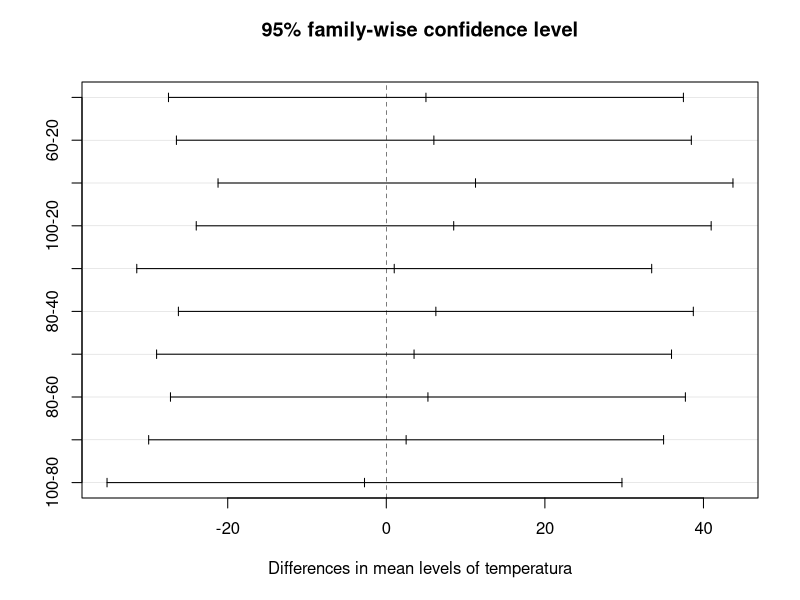
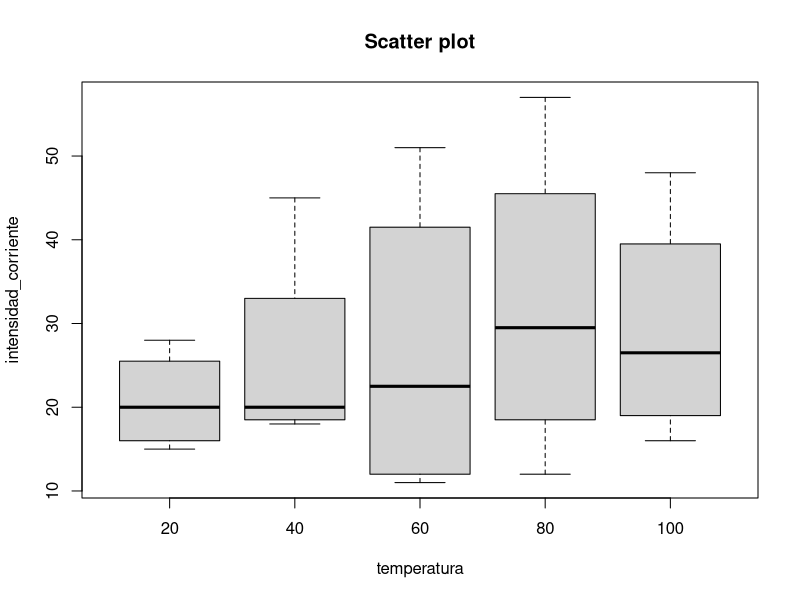

R code for these plots, in order: (Note: this script raises an error after producing the figures.)
# Para estudiar la confiabilidad de ciertos tableros electrónicos para carros, se someten aun 
# envejecimiento acelerado durante 100 horas a determinada temperatura, y como variable de interés 
# se mide la intensidad de corriente que circula entre dos puntos, cuyos valores aumentan con el 
# deterioro. Se probaron 20 módulos repartidos de manera equitativamente en cinco temperaturas y 
# los resultados obtenidos fueron los siguientes:
# 20° 40° 60° 80° 100° 
# 15 17 23 28 45
# 18 21 19 32 51
# 13 11 25 34 57
# 12 16 22 31 48
# Realice el análisis de varianza para estos datos, a fin de estudiar si la temperatura afecta la 
# intensidad de corriente promedio.

intensidad_corriente <- c(15, 17, 23, 28, 45,
                         18, 21, 19, 32, 51,
                         13, 11, 25, 34, 57,
                         12, 16, 22, 31, 48)

temperatura <- rep(c(20, 40, 60, 80, 100), each = 4)

data <- data.frame(temperatura, intensidad_corriente)

data$temperatura <- as.factor(data$temperatura)

modelo_anova <- aov(intensidad_corriente ~ temperatura, data = data)

resultados_anova <- summary(modelo_anova)

print(resultados_anova)


# ¿La temperatura afecta la variabilidad de las intensidades? Es decir, verifique si hay igual 
# varianza entre los diferentes tratamientos.

# ANOVA
#             Df Sum Sq Mean Sq F value Pr(>F)
# temperatura  1    216   216.2    1.15  0.298
# Residuals   18   3384   188.0

# Dado el resultado obtenido anteriormente mediante el ANOVA, podemos analizar los valores de 
# "Residuals", donde se observa un valor de 188.0, que representa la suma de los cuadrados 
# residuales. Además, la muestra indica que la temperatura no tiene un efecto significativo en la 
# variabilidad de las intensidades de corriente.
# En resumen, no se cuenta con suficiente evidencia para afirmar que las diferentes temperaturas 
# tienen un impacto significativo en la variabilidad de las intensidades medidas. Esto significa 
# que no se observa una diferencia importante en la variabilidad de las intensidades entre las 
# distintas temperaturas evaluadas.
# Estos hallazgos sugieren que, en el contexto del envejecimiento acelerado de los tableros 
# electrónicos, la temperatura no es un factor determinante en la variabilidad de las intensidades 
# de corriente medidas. Es posible que otros factores, como el tiempo de envejecimiento o la 
# calidad de los componentes, tengan una influencia mayor en esta variabilidad. Sin embargo, 
# se requiere un análisis adicional y la consideración de otros factores antes de llegar a 
# conclusiones definitivas.

# ¿Hay alguna temperatura mejor? Argumente su respuesta.

# Dados los resultados anteriores, NO se puede concluir que exista una temperatura especifica que 
# sea mejor. Según los datos, no se encuentran evidencias para afirmar que las diferentes 
# temperaturas tengan un impacto significativo en la variabilidad de las intensidades medidas.

# Lo que da entender, que dentro del rango de temperaturas que se probo en el estudio, no se observó
# una diferencia importante en la variabilidad de las intensidades de corriente. Por lo tanto, no se
# puede afirmar que una temperatura sea mejor que otra en terminos de controlar o reducir la 
# variabilidad de las intensidades.


# Dibuje las gráficas de medias y los diagramas de caja simultáneos, después interprételos

sumaSq = 216 + 3384
sumaSq

n = 5
Dfmarca = n - 1
Dfmarca

N = 20
Dfnumero = N - n
Dfnumero

Estimates <- data.frame(X = data)
Estimates

tukey <- TukeyHSD(modelo_anova)
tukey
plot(tukey)

data_x <- data$`temperatura`
data_y <- data$`intensidad_corriente`
plot(data_x, data_y, xlab = "temperatura", ylab="intensidad_corriente", main= "Scatter plot")

# Podemos ver que las temperatura con menor nivel de intensidad de corriente tienden a tener mas 
# temperatura. 
# La mayoría de las temperaturas con temperatura baja (20 a 40) tienen entre 20 y 30 intensidad de 
# corriente, mientras que la mayoría con temperatura alta (80 a 100) tiene entre 30 y 25 intensidad 
# de corriente, aproximadamente.


# Verifique los supuestos de normalidad y de igual varianza entre las temperaturas.
residuos <- residuals(modelo_anova)

shapiro.test(residuos)
leveneTest(residuos ~ temperatura, data = data)

plot(modelo_anova, 1)  # Gráfico de residuos estandarizados
plot(modelo_anova, 2)  # Gráfico de residuos estandarizados por temperaturas

# SUPUESTO DE NORMALIDAD: Dado las graficas anteriores de las intensidades de corriente para cada 
# temperatura. Si las distribucciones se asemejan a una distribución normal en cada temperatura, 
# esto respaldaría el supuesto de normalidad. Además, se pueden utilizar pruebas estadísticas como 
# la prueba de normalidad de Shapiro-Wilk para evaluar formalmente la normalidad de los datos.


# IGUAL VARIANZA ENTRE TEMPERATURAS: se puede utilizar un gráfico de dispersión o un diagrama de 
# caja para observar si las variabilidades de las intensidades de corriente son similares en cada 
# temperatura. Si las longitudes de los intervalos de confianza o las cajas de los diagramas de 
# caja son aproximadamente iguales entre las temperaturas, esto indicaría una igualdad de varianza.
